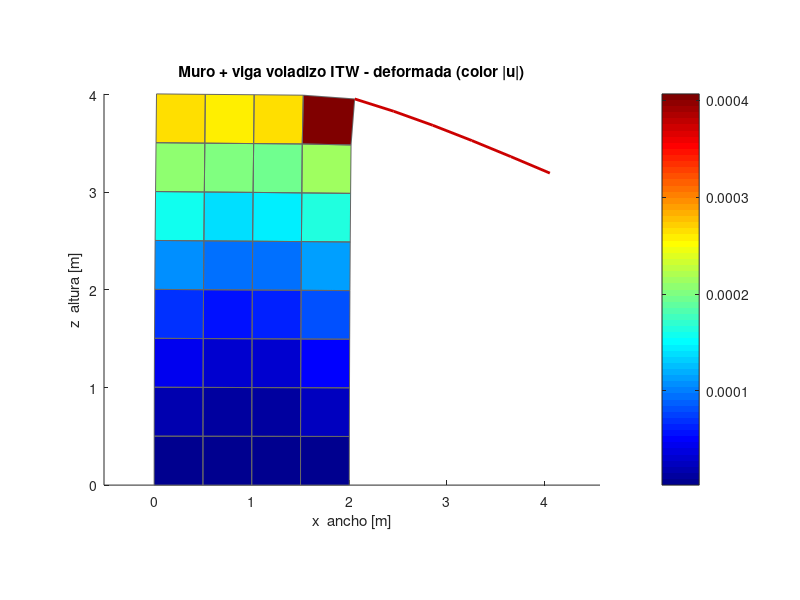

Write MATLAB code to recreate this figure.
% ============================================================================
%  MURO + VIGA EN VOLADIZO  (membrana ITW con GDL drilling rz)
%  El momento de la viga entra al muro por el drilling. Sin rz la union
%  seria rotula = mecanismo. Caso clave del paper ITW-1990.
%  Traduccion fiel de Muro_Frame_ITW.cpd (Calcpad) -> Hekatan Lab / MATLAB.
% ============================================================================
tic;

% ---------- datos ----------
E  = 24850000;  nu = 0.20;  t = 0.25;
W  = 2;   H = 4;   n_x = 4;  n_z = 8;
E_b = 24850000;  b_b = 0.25;  h_b = 0.50;  L_b = 2;  N_B = 5;  P_v = 50;
n = 3;
A_b = b_b*h_b;   I_b = b_b*h_b^3/12;

% ---------- malla del muro + viga ----------
n_jw = (n_x+1)*(n_z+1);
n_j  = n_jw + N_B;
x_j = zeros(n_j,1);  y_j = zeros(n_j,1);
for j_b = 0:n_z
    for i_a = 0:n_x
        k = j_b*(n_x+1) + i_a + 1;
        x_j(k) = i_a*W/n_x;
        y_j(k) = j_b*H/n_z;
    end
end
corner = n_z*(n_x+1) + n_x + 1;
for kk = 1:N_B
    k = n_jw + kk;
    x_j(k) = W + kk*L_b/N_B;
    y_j(k) = H;
end

% ---------- conectividad muro (Q4) + nudos de la viga ----------
n_ew = n_x*n_z;
e_j = zeros(n_ew,4);
for j_b = 0:n_z-1
    for i_a = 0:n_x-1
        e = j_b*n_x + i_a + 1;
        e_j(e,1) = j_b*(n_x+1) + i_a + 1;
        e_j(e,2) = j_b*(n_x+1) + i_a + 2;
        e_j(e,3) = (j_b+1)*(n_x+1) + i_a + 2;
        e_j(e,4) = (j_b+1)*(n_x+1) + i_a + 1;
    end
end
b_n = zeros(N_B+1,1);
b_n(1) = corner;
for kk = 1:N_B
    b_n(kk+1) = n_jw + kk;
end

% ---------- constitutiva + Gauss + naturales ----------
rn = [-1 1 1 -1];   sn = [-1 -1 1 1];
D  = E*t/(1-nu^2) * [1 nu 0; nu 1 0; 0 0 (1-nu)/2];
g_p = [-sqrt(3/5); 0; sqrt(3/5)];
g_w = [5/9; 8/9; 5/9];
gam = E/(2*(1+nu));
n_g = n*n_j;
K = zeros(n_g,n_g);

% ---------- ENSAMBLAJE muro: elemento membrana ITW (drilling) ----------
for e = 1:n_ew
    q = e_j(e,:)';
    X4 = x_j(q);  Y4 = y_j(q);
    kc_arr = [2 3 4 1];
    cx_e = zeros(4,1);  cy_e = zeros(4,1);
    for ed = 1:4
        kc = kc_arr(ed);
        cx_e(ed) =  (Y4(kc)-Y4(ed))/8;
        cy_e(ed) = -(X4(kc)-X4(ed))/8;
    end
    K14 = zeros(14,14);
    dJ0 = 0;
    dNx0=zeros(4,1); dNy0=zeros(4,1); gt20=zeros(4,1); gt30=zeros(4,1);
    NN0=zeros(4,1);  dNBx0=0; dNBy0=0;
    for i_g = 1:3
        for j_g = 1:3
            rr = g_p(i_g);  ss = g_p(j_g);  ww = g_w(i_g)*g_w(j_g);
            dr = zeros(4,1); ds = zeros(4,1); NN = zeros(4,1);
            for ii = 1:4
                dr(ii) = 0.25*rn(ii)*(1 + sn(ii)*ss);
                ds(ii) = 0.25*sn(ii)*(1 + rn(ii)*rr);
                NN(ii) = 0.25*(1 + rn(ii)*rr)*(1 + sn(ii)*ss);
            end
            J11 = dr'*X4;  J12 = dr'*Y4;  J21 = ds'*X4;  J22 = ds'*Y4;
            dJ  = J11*J22 - J12*J21;
            Ji11 = J22/dJ;  Ji12 = -J12/dJ;  Ji21 = -J21/dJ;  Ji22 = J11/dJ;
            dNx = zeros(4,1); dNy = zeros(4,1); NSx = zeros(4,1); NSy = zeros(4,1);
            nsr_a = 0.5*[-2*rr*(1-ss); 1-ss^2; -2*rr*(1+ss); -(1-ss^2)];
            nss_a = 0.5*[-(1-rr^2); -2*ss*(1+rr); 1-rr^2; -2*ss*(1-rr)];
            for ii = 1:4
                dNx(ii) = Ji11*dr(ii) + Ji12*ds(ii);
                dNy(ii) = Ji21*dr(ii) + Ji22*ds(ii);
                NSx(ii) = Ji11*nsr_a(ii) + Ji12*nss_a(ii);
                NSy(ii) = Ji21*nsr_a(ii) + Ji22*nss_a(ii);
            end
            nbr = -2*rr*(1-ss^2);  nbs = -2*ss*(1-rr^2);
            dNBx = Ji11*nbr + Ji12*nbs;
            dNBy = Ji21*nbr + Ji22*nbs;
            gt1 = zeros(4,1); gt2 = zeros(4,1); gt3 = zeros(4,1); gt4 = zeros(4,1);
            ep_arr = [4 1 2 3];
            for ii = 1:4
                ep = ep_arr(ii);
                gt1(ii) = NSx(ep)*cx_e(ep) - NSx(ii)*cx_e(ii);
                gt2(ii) = NSy(ep)*cx_e(ep) - NSy(ii)*cx_e(ii);
                gt3(ii) = NSx(ep)*cy_e(ep) - NSx(ii)*cy_e(ii);
                gt4(ii) = NSy(ep)*cy_e(ep) - NSy(ii)*cy_e(ii);
            end
            Bm = [ ...
              dNx(1) 0 gt1(1) dNx(2) 0 gt1(2) dNx(3) 0 gt1(3) dNx(4) 0 gt1(4) dNBx 0; ...
              0 dNy(1) gt4(1) 0 dNy(2) gt4(2) 0 dNy(3) gt4(3) 0 dNy(4) gt4(4) 0 dNBy; ...
              dNy(1) dNx(1) gt2(1)+gt3(1) dNy(2) dNx(2) gt2(2)+gt3(2) dNy(3) dNx(3) gt2(3)+gt3(3) dNy(4) dNx(4) gt2(4)+gt3(4) dNBy dNBx];
            K14 = K14 + ww*dJ*(Bm'*D*Bm);
            if i_g==2 && j_g==2
                dNx0=dNx; dNy0=dNy; gt20=gt2; gt30=gt3; NN0=NN;
                dNBx0=dNBx; dNBy0=dNBy; dJ0=dJ;
            end
        end
    end
    res0 = zeros(14,1);
    for ii = 1:4
        res0(3*ii-2) = -0.5*dNy0(ii);
        res0(3*ii-1) =  0.5*dNx0(ii);
        res0(3*ii)   =  0.5*(gt30(ii)-gt20(ii)) - NN0(ii);
    end
    res0(13) = -0.5*dNBy0;
    res0(14) =  0.5*dNBx0;
    K14 = K14 + gam*t*4*dJ0*(res0*res0');
    Kbb = K14(13:14,13:14);  Kab = K14(1:12,13:14);
    Kba = K14(13:14,1:12);   Kuu = K14(1:12,1:12);
    K_e = Kuu - Kab*(Kbb\Kba);
    for i = 1:4
        for j = 1:4
            j1 = e_j(e,i);  j2 = e_j(e,j);
            i1 = n*(j1-1); i2 = n*(j2-1);
            K(i1+1:i1+3, i2+1:i2+3) = K(i1+1:i1+3, i2+1:i2+3) + ...
                K_e(n*(i-1)+1:n*i, n*(j-1)+1:n*j);
        end
    end
end

% ---------- ENSAMBLAJE viga (frame 2D) ----------
for ib = 1:N_B
    p1 = b_n(ib);  p2 = b_n(ib+1);
    dxb = x_j(p2)-x_j(p1);  dyb = y_j(p2)-y_j(p1);
    Le = sqrt(dxb^2+dyb^2);  cb = dxb/Le;  sb = dyb/Le;
    EA = E_b*A_b/Le;  EIz = E_b*I_b;
    kl = [ EA 0 0 -EA 0 0; ...
           0 12*EIz/Le^3 6*EIz/Le^2 0 -12*EIz/Le^3 6*EIz/Le^2; ...
           0 6*EIz/Le^2 4*EIz/Le 0 -6*EIz/Le^2 2*EIz/Le; ...
          -EA 0 0 EA 0 0; ...
           0 -12*EIz/Le^3 -6*EIz/Le^2 0 12*EIz/Le^3 -6*EIz/Le^2; ...
           0 6*EIz/Le^2 2*EIz/Le 0 -6*EIz/Le^2 4*EIz/Le];
    Tb = [ cb sb 0 0 0 0; -sb cb 0 0 0 0; 0 0 1 0 0 0; ...
           0 0 0 cb sb 0; 0 0 0 -sb cb 0; 0 0 0 0 0 1];
    K_b = Tb'*kl*Tb;
    nb = [p1 p2];
    for i = 1:2
        for j = 1:2
            j1 = nb(i);  j2 = nb(j);
            i1 = n*(j1-1); i2 = n*(j2-1);
            K(i1+1:i1+3, i2+1:i2+3) = K(i1+1:i1+3, i2+1:i2+3) + ...
                K_b(n*(i-1)+1:n*i, n*(j-1)+1:n*j);
        end
    end
end

% ---------- apoyo empotrado en la base (y=0) ----------
k_s = 1e12;
for j = 1:n_j
    if y_j(j)==0
        d = n*(j-1);
        K(d+1,d+1) = K(d+1,d+1) + k_s;
        K(d+2,d+2) = K(d+2,d+2) + k_s;
        K(d+3,d+3) = K(d+3,d+3) + k_s;
    end
end

% ---------- carga vertical -Pv en el extremo de la viga ----------
F = zeros(n_g,1);
j_tip = b_n(N_B+1);
F(n*(j_tip-1)+2) = -P_v;

% ---------- solucion ----------
Z = K\F;
ux_j = zeros(n_j,1); uy_j = zeros(n_j,1); um_j = zeros(n_j,1);
for j = 1:n_j
    ux_j(j) = Z(n*(j-1)+1);
    uy_j(j) = Z(n*(j-1)+2);
    um_j(j) = sqrt(ux_j(j)^2 + uy_j(j)^2);
end
umax   = max(um_j);
flecha = abs(uy_j(j_tip));
giro   = Z(n*(corner-1)+3);
deriva = max(ux_j);
d_ref  = P_v*L_b^3/(3*E_b*I_b);
t_seg  = toc;

fprintf('==== MURO + VIGA VOLADIZO (membrana ITW drilling) ====\n');
fprintf('nudos=%d  elementos muro=%d  GDL=%d\n', n_j, n_ew, n_g);
fprintf('flecha punta viga        = %.4e m\n', flecha);
fprintf('ref viga sola (muro rig.)= %.4e m   (tip/ref = %.3f)\n', d_ref, flecha/d_ref);
fprintf('giro drilling rz esquina = %.4e rad  (FINITO -> transmite momento)\n', giro);
fprintf('deriva max del muro      = %.4e m\n', deriva);
fprintf('CHECK t_seg %.4f\n', t_seg);

% ---------- grafica: deformada coloreada por |u| ----------
amp = 0.18*sqrt(W^2 + H^2)/umax;
dx_j = x_j + amp*ux_j;
dy_j = y_j + amp*uy_j;
figure; hold on;
verts = [dx_j dy_j];
te = zeros(n_ew,1);
for e = 1:n_ew
    te(e) = mean(um_j(e_j(e,:)));
end
patch('Vertices',verts,'Faces',e_j,'FaceVertexCData',te, ...
      'FaceColor','flat','EdgeColor',[.4 .4 .4]);
for ib = 1:N_B
    p1 = b_n(ib); p2 = b_n(ib+1);
    plot([dx_j(p1) dx_j(p2)],[dy_j(p1) dy_j(p2)],'-','Color',[.8 0 0],'LineWidth',2);
end
axis equal; colormap(jet); colorbar;
xlabel('x  ancho [m]'); ylabel('z  altura [m]');
title('Muro + viga voladizo ITW - deformada (color |u|)');
hold off;
